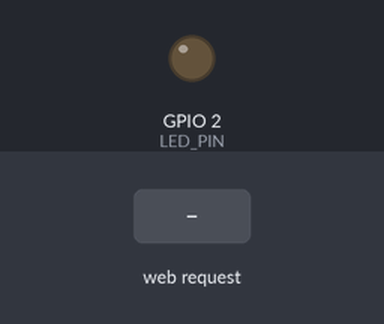
Recording of a sketch running on a simulated ESP32. On the bench: output pins drawn as LEDs (lit = HIGH). Dashed ring = blinking. The inputs (shaded band) are chosen by the test bench. WiFi joins after 1.5 s; servers stay silent unless stated; what the sketch prints to the serial monitor is not drawn.

Above: at 2.8 s.
2.9 s: HTTP request GET /blink received
At 3.0 s:
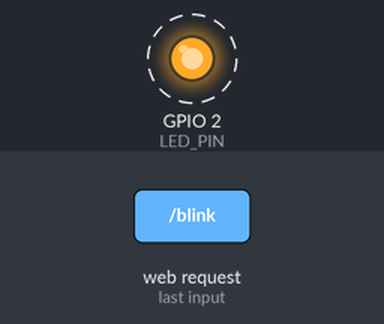
Timing chart, 0 to 5.9 s (numbered marks = the images above; inputs shaded):
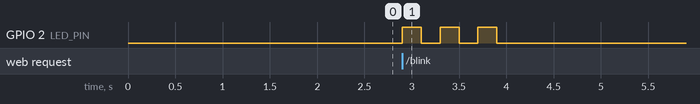

The sketch:

esp32.ino
```cpp
/*
  Kshiralaya ESP32 Controller
  ---------------------------
  Connects the ESP32 to Wi-Fi and hosts a small HTTP server so the
  Kshiralaya admin dashboard (public/admin.html) can:
    - check whether the device is reachable  -> GET /status
    - blink the built-in LED                 -> GET /blink

  Board: any ESP32 dev board (tested against the generic "ESP32 Dev Module").
  Library required: WiFi.h and WebServer.h (both ship with the
  "esp32" board package by Espressif in the Arduino IDE Boards Manager).

  Setup:
    1. Install the ESP32 board package in Arduino IDE
       (File > Preferences > Additional Board URLs, then Boards Manager).
    2. Select your ESP32 board + correct COM port.
    3. Fill in WIFI_SSID / WIFI_PASSWORD below.
    4. Upload. Open Serial Monitor at 115200 baud to read the assigned IP.
    5. Enter that IP into the "ESP32 Connection" card in the admin dashboard.

  Note: the admin dashboard talks to the ESP32 directly from the browser
  over plain HTTP. If the dashboard itself is served over HTTPS, browsers
  will block "mixed content" requests to a plain-HTTP device - open the
  dashboard over HTTP (e.g. on your local network) when using this feature.
*/

#include <WiFi.h>
#include <WebServer.h>

// ---- Wi-Fi credentials ----
const char* WIFI_SSID     = "Ramleela";
const char* WIFI_PASSWORD = "llnkvv39495";

// ---- Device settings ----
const char* DEVICE_NAME = "Kshiralaya-ESP32";
const int   LED_PIN     = LED_BUILTIN; // most ESP32 dev boards: GPIO2

WebServer server(80);

bool ledBusy = false;

// ---------------------------------------------------------------------
// Helpers
// ---------------------------------------------------------------------

void sendCorsHeaders(){
    server.sendHeader("Access-Control-Allow-Origin", "*");
    server.sendHeader("Access-Control-Allow-Methods", "GET, POST, OPTIONS");
    server.sendHeader("Access-Control-Allow-Headers", "Content-Type");
}

void sendJson(int code, const String& json){
    sendCorsHeaders();
    server.send(code, "application/json", json);
}

// ---------------------------------------------------------------------
// Route handlers
// ---------------------------------------------------------------------

void handleOptions(){
    sendCorsHeaders();
    server.send(204);
}

void handleStatus(){
    String json = "{";
    json += "\"success\":true,";
    json += "\"connected\":true,";
    json += "\"deviceName\":\"" + String(DEVICE_NAME) + "\",";
    json += "\"ip\":\"" + WiFi.localIP().toString() + "\",";
    json += "\"rssi\":" + String(WiFi.RSSI()) + ",";
    json += "\"uptimeMs\":" + String(millis());
    json += "}";

    sendJson(200, json);
}

void handleBlink(){
    if(ledBusy){
        sendJson(200, "{\"success\":false,\"message\":\"LED is already blinking, try again shortly\"}");
        return;
    }

    ledBusy = true;

    for(int i = 0; i < 3; i++){
        digitalWrite(LED_PIN, HIGH);
        delay(200);
        digitalWrite(LED_PIN, LOW);
        delay(200);
    }

    ledBusy = false;

    sendJson(200, "{\"success\":true,\"message\":\"LED blinked successfully\"}");
}

void handleNotFound(){
    sendJson(404, "{\"success\":false,\"message\":\"Not found\"}");
}

// ---------------------------------------------------------------------
// Setup / loop
// ---------------------------------------------------------------------

void setup(){
    Serial.begin(115200);

    pinMode(LED_PIN, OUTPUT);
    digitalWrite(LED_PIN, LOW);

    WiFi.mode(WIFI_STA);
    WiFi.begin(WIFI_SSID, WIFI_PASSWORD);

    Serial.print("Connecting to Wi-Fi");
    while(WiFi.status() != WL_CONNECTED){
        delay(400);
        Serial.print(".");
    }
    Serial.println();

    Serial.print("Connected! IP address: ");
    Serial.println(WiFi.localIP());

    server.on("/status", HTTP_GET, handleStatus);
    server.on("/status", HTTP_OPTIONS, handleOptions);

    server.on("/blink", HTTP_GET, handleBlink);
    server.on("/blink", HTTP_OPTIONS, handleOptions);

    server.onNotFound(handleNotFound);

    server.begin();
    Serial.println("HTTP server started on port 80");
}

void loop(){
    server.handleClient();
}
```

Measured:
- after the input at 2.9 s, GPIO 2 (LED_PIN): alternates HIGH for 0.20 s and LOW for 0.20 s, 6 changes in all, then stays LOW, starting at once
